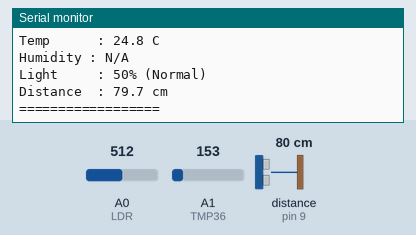
Recording of a sketch running on a simulated Arduino Uno, built with avr-gcc and run on an emulated ATmega328P. Shown: the last lines printed to the serial monitor. Wiring (inferred from the names in the program): ultrasonic range finder: trigger pin 9; echo pin 9. Inputs (shaded band) come from the test bench; at power-on: A0 (LDR) = 512, distance to the obstacle (sensor on pin 9) 80 cm, A1 (TMP36) = 153. The echo pulse lasts 58.3 µs per cm.

Above: at 5.8 s.
5.9 s: A0 (LDR) set to 306
At 11.4 s:
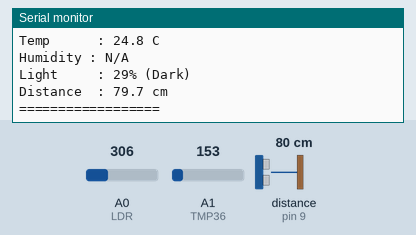
16.8 s: A0 (LDR) set to 900
At 20.9 s:
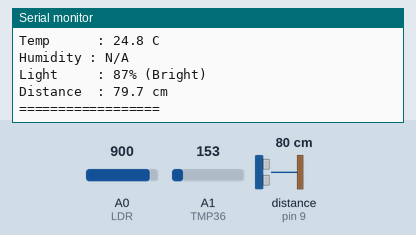
27.0 s: distance to the obstacle (sensor on pin 9) set to 2 cm
At 31.4 s:
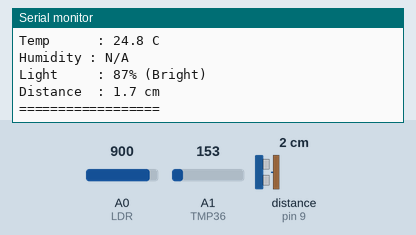
33.1 s: A1 (TMP36) set to 165
39.2 s: distance to the obstacle (sensor on pin 9) set to 4 cm
At 41.7 s:
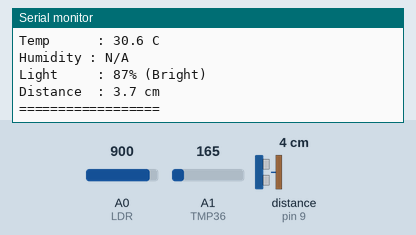
45.3 s: A1 (TMP36) set to 175
Timing chart, 0 to 48.3 s (numbered marks = the images above; inputs shaded):
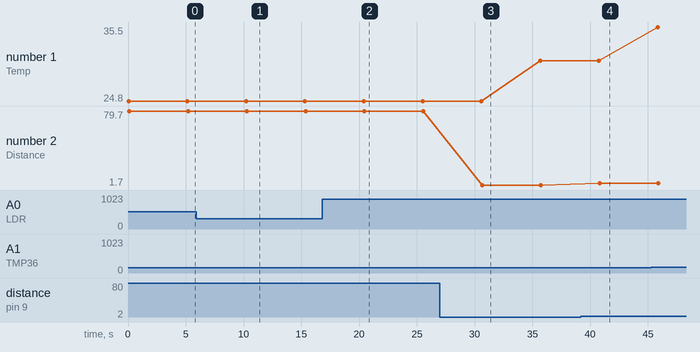

Measured:
- after the input at 5.9 s, the serial monitor: prints a new line after 4.4 s (image 1)
- after the input at 16.8 s, the serial monitor: prints a new line after 3.6 s (image 2)
- after the input at 27.0 s, the serial monitor: prints a new line after 3.6 s (image 3)
- after the input at 39.2 s, the serial monitor: prints a new line after 1.6 s (image 4)
- plotted number 1: 24.8 → 30.6 after the input at 33.1 s, 30.6 → 35.5 after the input at 45.3 s
- plotted number 2: 79.7 → 1.7 after the input at 27.0 s, 1.7 → 3.7 after the input at 39.2 s

The sketch:

multisensor_datalog.ino
```cpp
#define TMP36 A1
#define LDR A0
#define SIG_PIN 9

void setup() {
  Serial.begin(9600);
}

float readDistance() {
  pinMode(SIG_PIN, OUTPUT);

  digitalWrite(SIG_PIN, LOW);
  delayMicroseconds(2);

  digitalWrite(SIG_PIN, HIGH);
  delayMicroseconds(5);

  digitalWrite(SIG_PIN, LOW);

  pinMode(SIG_PIN, INPUT);

  long duration = pulseIn(SIG_PIN, HIGH);

  float distance = duration * 0.0343 / 2.0;

  return distance;
}

void loop() {

  int tempValue = analogRead(TMP36);
  float voltage = tempValue * (5.0 / 1023.0);
  float temperature = (voltage - 0.5) * 100.0;

  int ldrRaw = analogRead(LDR);
  int lightPercent = map(ldrRaw, 0, 1023, 0, 100);

  String lightState;

  if (lightPercent >= 70)
    lightState = "Bright";
  else if (lightPercent >= 30)
    lightState = "Normal";
  else
    lightState = "Dark";

  float distance = readDistance();

  Serial.println("=== SENSOR LOG ===");

  Serial.print("Time      : ");
  Serial.print(millis());
  Serial.println(" ms");

  Serial.print("Temp      : ");
  Serial.print(temperature, 1);
  Serial.println(" C");

  Serial.println("Humidity : N/A");

  Serial.print("Light     : ");
  Serial.print(lightPercent);
  Serial.print("% (");
  Serial.print(lightState);
  Serial.println(")");

  Serial.print("Distance  : ");
  Serial.print(distance, 1);
  Serial.println(" cm");

  Serial.println("==================");
  Serial.println();

  delay(5000);
}
```
